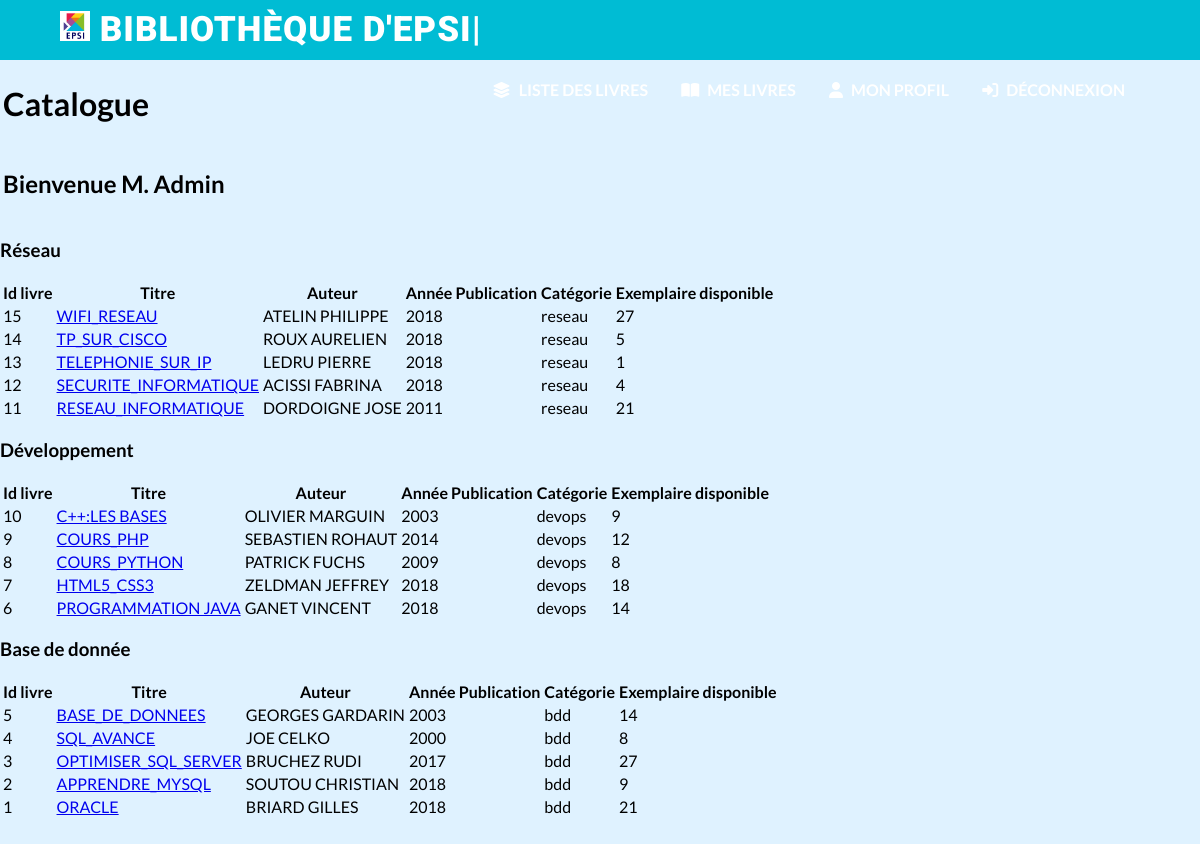
/Categorielivre.php (signed in), run on the app's committed database.
### tables this page shows
CREATE TABLE IF NOT EXISTS `livres` (
  `id_livre` varchar(255) NOT NULL,
  `titre_livre` varchar(50) NOT NULL,
  `auteur` varchar(50) NOT NULL,
  `nombre_exemplaire` varchar(20) NOT NULL,
  `exemplaire_dispo` int(100) NOT NULL,
  `categorie` varchar(50) NOT NULL,
  `annee_publication` varchar(50) NOT NULL,
  PRIMARY KEY (`id_livre`),
  UNIQUE KEY `id_livre` (`id_livre`)
);

### Categorielivre.php (the view, shortened to what this page needs)
<?php include("conn.php");
$nom=$_SESSION["snom"];
$genre=$_SESSION["sgenre"];
$nom_maj=ucwords($nom);
?>
<!DOCTYPE html>
<html lang="fr">
  <head>
    <link rel="stylesheet" href="path/to/font-awesome/css/font-awesome.min.css">
    <link rel="stylesheet" href="css/Style">
  </head>
  <body>
    <div id="contenu">
      <header role='header'>
        <nav class="menu" role='navigation'>
          <div class='inner'>
            <div class="m-left">
            <h1 class="logo" ><img src="Images/logo EPSI 1.jpg" width=30 height=30> <span class="typed-words"></span></h1></a>
          </div>
          <div class="m-right">
            <a href="Categorielivre.php" class="m-link"><i class="fas fa-layer-group"></i> Liste des livres</a>
            <a href="infolivres.php" class="m-link"><i class="fas fa-book-open"></i> Mes livres</a>
            <a href="profil.php" class="m-link"> <i class="fas fa-user"></i> Mon profil</a>
             <a href="index.php" class="m-link"> <i class="fas fa-sign-in-alt"></i> Déconnexion</a>
          </div>
          </div>
        </nav>
      </header>
   <table>
      <tr>
        <td ><h1>Catalogue</h1></td>
      </tr>
      <tr>
        <td><h2>Bienvenue
            <?php if($genre=="m")
                {
                    echo "M. ";
                }
               else{
                echo "Mme. ";
               }
            ?><b><?php echo $nom_maj; ?> &nbsp;</b></td>
      </tr>
    </table>
  </div>
   <div class="box">
      <h3 class="box-réseau">Réseau</h3>
        <table class="box-table">
                <tr>
                    <th>Id livre</th>
                    <th>Titre</th>
                    <th>Auteur</th>
                    <th>Année Publication</th>
                    <th>Catégorie</th>
                    <th>Exemplaire disponible</th>
                </tr>
            <?php  $data=mysqli_query($conn,"SELECT * FROM `livres`");
            while($row = mysqli_fetch_array($data))
              {
                      if($row["categorie"]=="reseau")
                      {
                          echo "<tr>";
                            $idLivre_réseau=$row["id_livre"];
                            $lg1="<a href='Livres.php?id=$idLivre_réseau'>";
                          echo "<td>" ;echo $row["id_livre"]; echo "</td>";
                          echo "<td>";echo "$lg1"; echo $row["titre_livre"]; echo "</a>"; echo "</td>";
                          echo "<td>"; echo $row["auteur"]; echo "</td>";
                          echo "<td>"; echo $row["annee_publication"]; echo "</td>";
                          echo "<td>"; echo $row["categorie"]; echo "</td>";
                          echo "<td>"; echo $row["exemplaire_dispo"]; echo "</td>";
                          echo "</tr>";
                      }
                    }
              ?>
        </table>
    </div>
    <div class="box">
      <h3 class="box-devops">Développement</h3>
        <table class="box-table">
                <tr>
                    <th>Id livre</th>
                    <th>Titre</th>
                    <th>Auteur</th>
                    <th>Année Publication</th>
                    <th>Catégorie</th>
                    <th>Exemplaire disponible</th>
                </tr>
            <?php  $data=mysqli_query($conn,"SELECT * FROM `livres`");
                while($row = mysqli_fetch_array($data))
                 {
                      if($row["categorie"]=="devops"){
                        echo "<tr>";
                        $idLivre_dévops=$row["id_livre"];
                        $lg2="<a href='Livres.php?id=$idLivre_dévops'>";
                        echo "<td>" ;echo $row["id_livre"]; echo "</td>";
                        echo "<td>";echo "$lg2"; echo $row["titre_livre"]; echo "</a>"; echo "</td>";
                        echo "<td>"; echo $row["auteur"]; echo "</td>";
                        echo "<td>"; echo $row["annee_publication"]; echo "</td>";
                        echo "<td>"; echo $row["categorie"]; echo "</td>";
                        echo "<td>"; echo $row["exemplaire_dispo"]; echo "</td>";
                        echo "</tr>";
                      }
                    }
              ?>
                </table>
    </div>
    <div class="box">
      <h3 class="box-Bdd">Base de donnée</h3>
        <table class="box-table">
                <tr>
                    <th>Id livre</th>
                    <th>Titre</th>
                    <th>Auteur</th>
                    <th>Année Publication</th>
                    <th>Catégorie</th>
                    <th>Exemplaire disponible</th>
                </tr>
            <?php  $data=mysqli_query($conn,"SELECT * FROM `livres`");
                while($row = mysqli_fetch_array($data))
                 {
                      if($row["categorie"]=="bdd"){
                        echo "<tr>";
                      $idLivre_bdd=$row["id_livre"];
                      $lg3="<a href='Livres.php?id=$idLivre_bdd'>";
                      echo "<td>" ;echo $row["id_livre"]; echo "</td>";
                      echo "<td>";echo "$lg3"; echo $row["titre_livre"]; echo "</a>"; echo "</td>";
                      echo "<td>"; echo $row["auteur"]; echo "</td>";
                      echo "<td>"; echo $row["annee_publication"]; echo "</td>";
                      echo "<td>"; echo $row["categorie"]; echo "</td>";
                      echo "<td>"; echo $row["exemplaire_dispo"]; echo "</td>";
                      echo "</tr>";
                    }
                    }
                  ?>
                </table>
    </div>
</body>
<html>

### Categorielivre.php (style rules this page uses)
html body { margin: 0; padding:0; font-family: 'lato'; height: 100%; background: #DFF2FF; }
.menu { background-color: #00BCD4; width: 100%; height: 60px; line-height: 60px; }
.logo { margin: 0;padding: 0; color: white; text-transform: uppercase; font-family: 'Roboto'; font-weight: 900; font-size: 35px; letter-spacing: 1px; }
.m-left { float: left; }
.m-right { float: right; }
.inner { width: 90%; margin:auto; }
.m-link { text-decoration: none; color: white; text-transform: uppercase; font-weight: 700; margin: 0; padding: 0 15px; transition: all 0.3s ease-in-out; border-bottom: 2px solid transparent; }
.m-link i { margin-right: 5px; }

### data on the page
livres: id_livre "15", titre_livre "WIFI_RESEAU", auteur "ATELIN PHILIPPE", annee_publication "2018", categorie "reseau", exemplaire_dispo "27"
livres: id_livre "14", titre_livre "TP_SUR_CISCO", auteur "ROUX AURELIEN", annee_publication "2018", categorie "reseau", exemplaire_dispo "5"
livres: id_livre "13", titre_livre "TELEPHONIE_SUR_IP", auteur "LEDRU PIERRE", annee_publication "2018", categorie "reseau", exemplaire_dispo "1"
livres: id_livre "12", titre_livre "SECURITE_INFORMATIQUE", auteur "ACISSI FABRINA", annee_publication "2018", categorie "reseau", exemplaire_dispo "4"
livres: id_livre "11", titre_livre "RESEAU_INFORMATIQUE", auteur "DORDOIGNE JOSE", annee_publication "2011", categorie "reseau", exemplaire_dispo "21"
livres: id_livre "10", titre_livre "C++:LES BASES", auteur "OLIVIER MARGUIN", annee_publication "2003", categorie "devops", exemplaire_dispo "9"
livres: id_livre "9", titre_livre "COURS_PHP", auteur "SEBASTIEN ROHAUT", annee_publication "2014", categorie "devops", exemplaire_dispo "12"
livres: id_livre "8", titre_livre "COURS_PYTHON", auteur "PATRICK FUCHS", annee_publication "2009", categorie "devops", exemplaire_dispo "8"
livres: id_livre "7", titre_livre "HTML5_CSS3", auteur "ZELDMAN JEFFREY", annee_publication "2018", categorie "devops", exemplaire_dispo "18"
livres: id_livre "6", titre_livre "PROGRAMMATION JAVA", auteur "GANET VINCENT", annee_publication "2018", categorie "devops", exemplaire_dispo "14"
livres: id_livre "5", titre_livre "BASE_DE_DONNEES", auteur "GEORGES GARDARIN", annee_publication "2003", categorie "bdd", exemplaire_dispo "14"
livres: id_livre "4", titre_livre "SQL_AVANCE", auteur "JOE CELKO", annee_publication "2000", categorie "bdd", exemplaire_dispo "8"
livres: id_livre "3", titre_livre "OPTIMISER_SQL_SERVER", auteur "BRUCHEZ RUDI", annee_publication "2017", categorie "bdd", exemplaire_dispo "27"
livres: id_livre "2", titre_livre "APPRENDRE_MYSQL", auteur "SOUTOU CHRISTIAN", annee_publication "2018", categorie "bdd", exemplaire_dispo "9"
livres: id_livre "1", titre_livre "ORACLE", auteur "BRIARD GILLES", annee_publication "2018", categorie "bdd", exemplaire_dispo "21"

### other printed values
$nom_maj "Admin"
